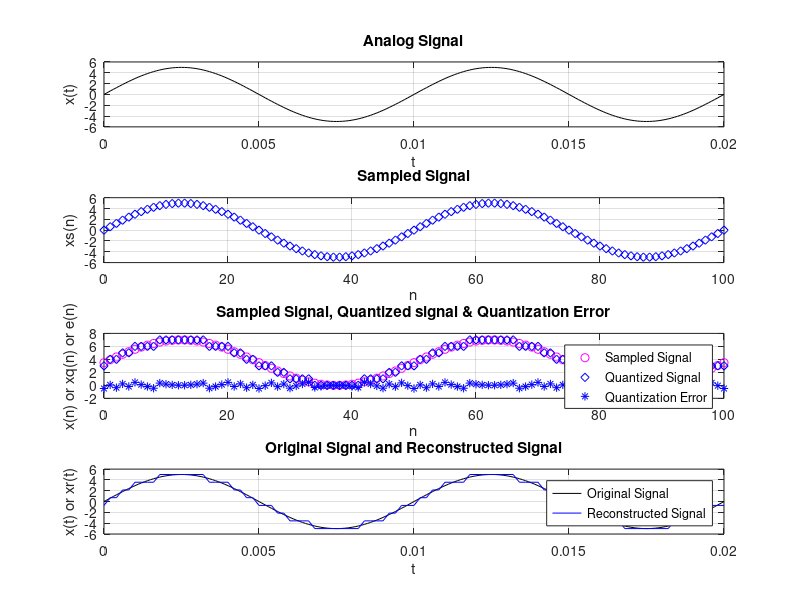

The MATLAB script that drew this image:
b=3;
A=5;
F=100;
T=1/F;
tmin=0;
tmax=2*T;
dt=T/100;
t=tmin:dt:tmax;
xt=A*sin(2*pi*F*t);
subplot(4,1,1)
plot(t,xt,'-k');
title('Analog Signal');
xlabel('t');
ylabel('x(t)');
grid on;

Fs=5000;
Ts=1/Fs;
ts=tmin:Ts:tmax;
n=ts*Fs;
f=F/Fs;
xs=A*sin(2*pi*f*n);
subplot(4,1,2)
plot(n,xs,'bd');
title('Sampled Signal');
xlabel('n');
ylabel('xs(n)');
grid on;

L=2^b-1;
del=2*A/L;
xn=xs/del;
xn=xn-min(xn);
xq=round(xn-min(xn));
en=xq-xn;
subplot(4,1,3)
plot(n,xn,'mo',n,xq,'bd',n,en,'b*');
title('Sampled Signal, Quantized signal & Quantization Error');
xlabel('n');
ylabel('x(n) or xq(n) or e(n)');
grid on;
legend('Sampled Signal','Quantized Signal','Quantization Error');

Px=A^2/2;
Pe=A^2/(3*2^(2*b));
SQNR=10*log10(Px/Pe);
xc=dec2bin(xq,b)

xr=(bin2dec(xc)-L/2)*del;
subplot(4,1,4)
plot(t,xt,'-k',ts,xr,'-b');
title('Original Signal and Reconstructed Signal');
xlabel('t');
ylabel('x(t) or xr(t)');
grid on;
legend('Original Signal','Reconstructed Signal');
